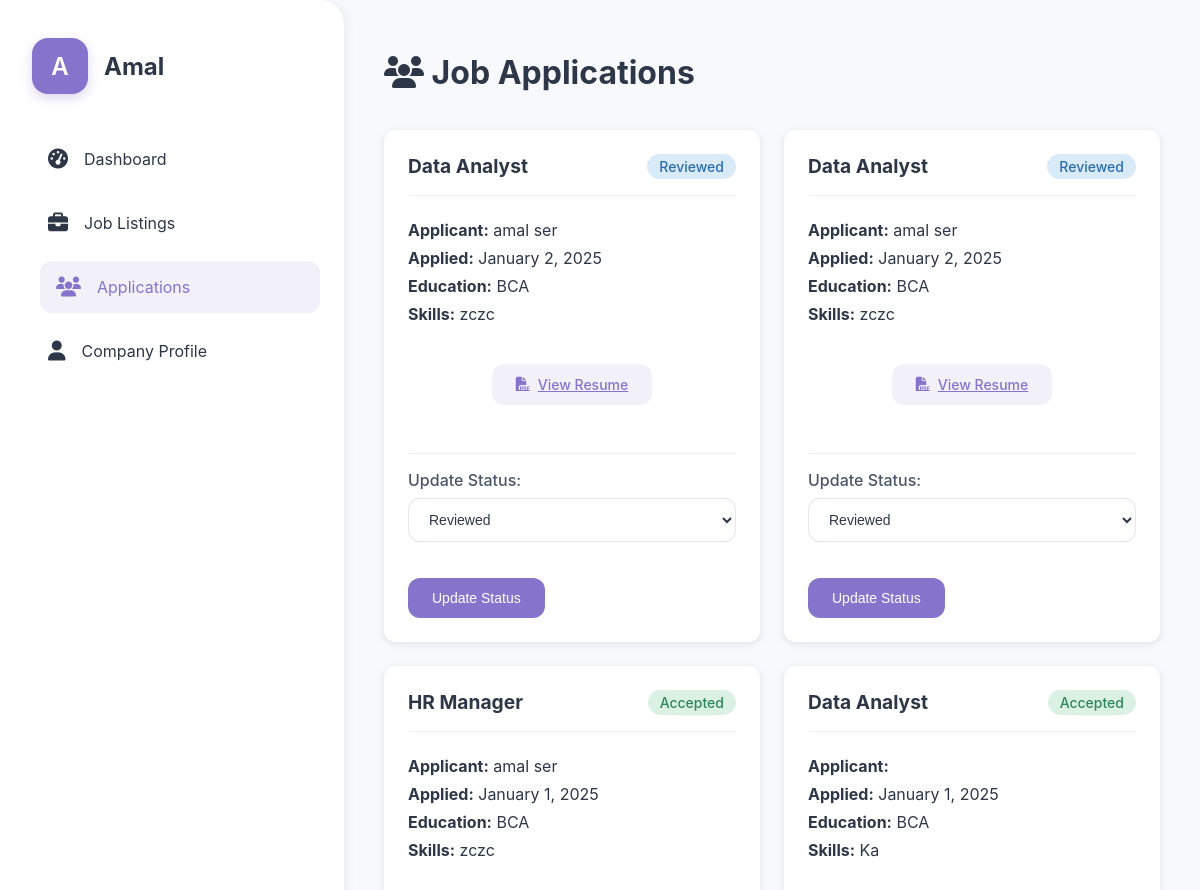
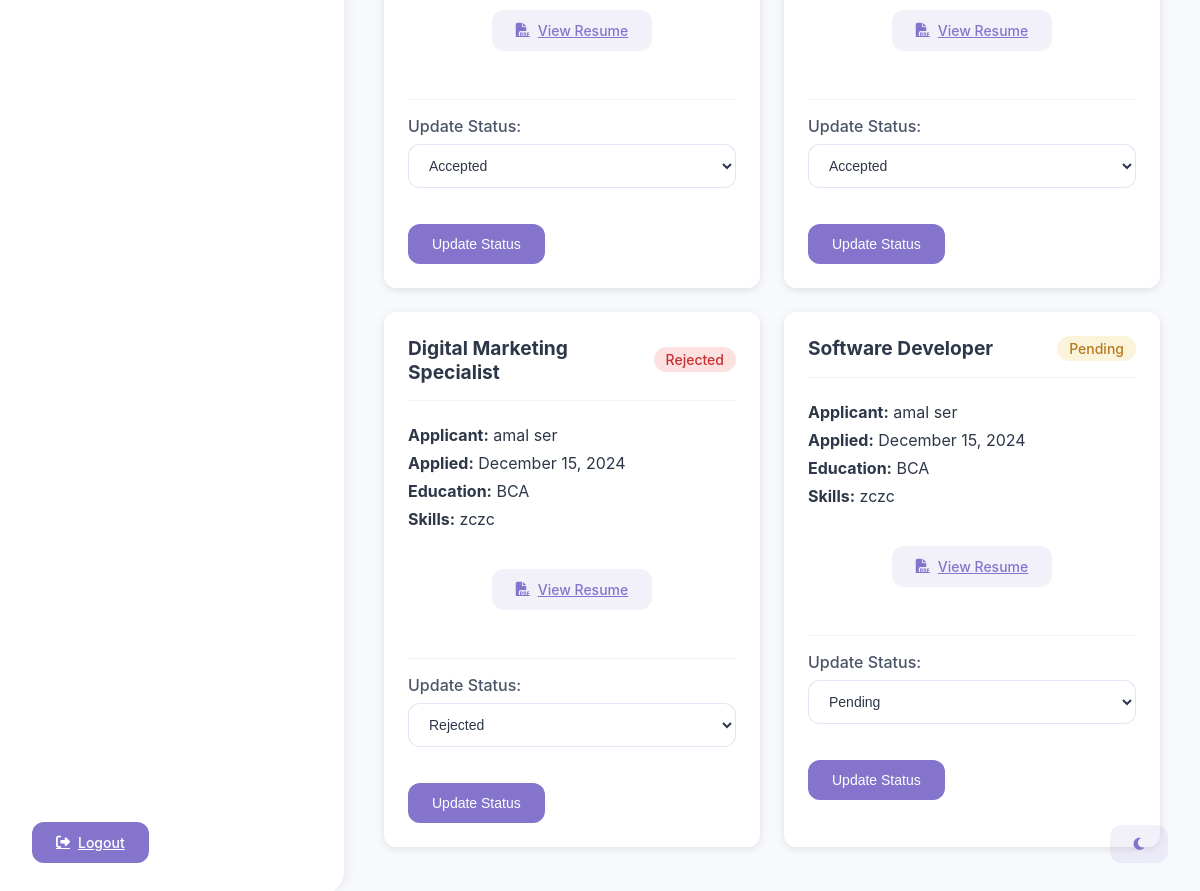
Screenshot of /company_dashboard.php?page=applications (signed in) with the database file from the repository (2 pictures, top to bottom).
### tables this page shows
CREATE TABLE `company_profiles` (
  `id` int(11) NOT NULL,
  `user_id` int(11) DEFAULT NULL,
  `company_name` varchar(100) NOT NULL,
  `description` text DEFAULT NULL,
  `website` varchar(255) DEFAULT NULL
);

CREATE TABLE `job_applications` (
  `id` int(11) NOT NULL,
  `job_id` int(11) DEFAULT NULL,
  `student_id` int(11) DEFAULT NULL,
  `application_date` timestamp NULL DEFAULT current_timestamp(),
  `status` enum('pending','reviewed','accepted','rejected') DEFAULT 'pending'
);

CREATE TABLE `job_listings` (
  `id` int(11) NOT NULL,
  `company_id` int(11) DEFAULT NULL,
  `title` varchar(100) NOT NULL,
  `description` text NOT NULL,
  `requirements` text DEFAULT NULL,
  `salary` varchar(50) DEFAULT NULL,
  `location` varchar(100) DEFAULT NULL,
  `job_type` enum('full-time','part-time','contract','internship') DEFAULT 'full-time',
  `image_path` varchar(255) DEFAULT NULL,
  `posted_at` timestamp NULL DEFAULT current_timestamp(),
  `status` enum('pending','approved','rejected') DEFAULT 'pending',
  `expiration_date` datetime DEFAULT (`posted_at` + interval 30 day)
);

CREATE TABLE `student_profiles` (
  `id` int(11) NOT NULL,
  `user_id` int(11) DEFAULT NULL,
  `full_name` varchar(100) NOT NULL,
  `date_of_birth` date DEFAULT NULL,
  `education` text DEFAULT NULL,
  `skills` text DEFAULT NULL,
  `resume_path` varchar(255) DEFAULT NULL
);

### pages/company/applications.php (the view, shortened to what this page needs)
<?php
$query = "SELECT
    ja.id as application_id,
    ja.status as application_status,
    ja.application_date,
    jl.title as job_title,
    sp.full_name as student_name,
    sp.resume_path,
    sp.education,
    sp.skills
    FROM job_applications ja
    JOIN job_listings jl ON ja.job_id = jl.id
    JOIN student_profiles sp ON ja.student_id = sp.id
    WHERE jl.company_id = $company_id
    ORDER BY ja.application_date DESC";
$result = mysqli_query($conn, $query);
?>
<div class="page-header">
    <h1><i class="fas fa-users"></i> Job Applications</h1>
</div>
<div class="applications-grid">
    <?php if (mysqli_num_rows($result) > 0): ?>
        <?php while ($application = mysqli_fetch_assoc($result)): ?>
            <div class="application-card">
                <div class="application-header">
                    <h3><?php echo htmlspecialchars($application['job_title']); ?></h3>
                    <span class="status-badge <?php echo $application['application_status']; ?>">
                        <?php echo ucfirst($application['application_status']); ?>
                    </span>
                </div>
                <div class="application-body">
                    <div class="applicant-info">
                        <p><strong>Applicant:</strong> <?php echo htmlspecialchars($application['student_name']); ?></p>
                        <p><strong>Applied:</strong> <?php echo date('F j, Y', strtotime($application['application_date'])); ?></p>
                        <p><strong>Education:</strong> <?php echo htmlspecialchars($application['education']); ?></p>
                        <p><strong>Skills:</strong> <?php echo htmlspecialchars($application['skills']); ?></p>
                    </div>
                    <?php if ($application['resume_path']): ?>
                        <div class="resume-section">
                            <a href="<?php echo htmlspecialchars($application['resume_path']); ?>"
                               class="btn btn-secondary" target="_blank">
                                <i class="fas fa-file-pdf"></i> View Resume
                            </a>
                        </div>
                    <?php endif; ?>
                    <form method="POST" class="status-update-form">
                        <div class="form-group">
                            <label for="status">Update Status:</label>
                            <select name="status" id="status" class="form-control">
                                <option value="pending" <?php echo $application['application_status'] === 'pending' ? 'selected' : ''; ?>>Pending</option>
                                <option value="reviewed" <?php echo $application['application_status'] === 'reviewed' ? 'selected' : ''; ?>>Reviewed</option>
                                <option value="accepted" <?php echo $application['application_status'] === 'accepted' ? 'selected' : ''; ?>>Accepted</option>
                                <option value="rejected" <?php echo $application['application_status'] === 'rejected' ? 'selected' : ''; ?>>Rejected</option>
                            </select>
                        </div>
                        <button type="submit" name="update_status" class="btn btn-primary">
                            Update Status
                        </button>
                    </form>
                </div>
            </div>
        <?php endwhile; ?>
    <?php endif; ?>
</div>

### company_dashboard.php (shortened to what this page needs)
<?php
require_once 'db_connect.php';
$user_id = (int)$_SESSION['user_id'];
$query = "SELECT * FROM company_profiles WHERE user_id = $user_id";
$result = mysqli_query($conn, $query);
$company = mysqli_fetch_assoc($result);
$company_id = (int)$company['id'];
$page = isset($_GET['page']) ? $_GET['page'] : 'dashboard';
?>
<!DOCTYPE html>
<html lang="en">
<head>
    <link rel="stylesheet" href="shared-styles.css">
    <link rel="stylesheet" href="https://cdnjs.cloudflare.com/ajax/libs/font-awesome/6.1.1/css/all.min.css">
</head>
<body>
    <div class="container">
        <aside class="sidebar">
            <div style="display: flex; align-items: center; margin-bottom: 2rem;">
                <div class="profile-icon"><?php echo substr($company['company_name'], 0, 1); ?></div>
                <h2><?php echo $company['company_name']; ?></h2>
            </div>
            <nav>
                <ul class="nav-list">
                    <li class="nav-item">
                        <a href="?page=dashboard" class="nav-link <?php echo $page === 'dashboard' ? 'active' : ''; ?>">
                            <i class="fas fa-tachometer-alt"></i> Dashboard
                        </a>
                    </li>
                    <li class="nav-item">
                        <a href="?page=jobs" class="nav-link <?php echo $page === 'jobs' ? 'active' : ''; ?>">
                            <i class="fas fa-briefcase"></i> Job Listings
                        </a>
                    </li>
                    <li class="nav-item">
                        <a href="?page=applications" class="nav-link <?php echo $page === 'applications' ? 'active' : ''; ?>">
                            <i class="fas fa-users"></i> Applications
                        </a>
                    </li>
                    <li class="nav-item">
                        <a href="?page=profile" class="nav-link <?php echo $page === 'profile' ? 'active' : ''; ?>">
                            <i class="fas fa-user"></i> Company Profile
                        </a>
                    </li>
                </ul>
            </nav>
            <div style="margin-top: auto;">
                <a href="logout.php" class="btn btn-primary btn-full">
                    <i class="fas fa-sign-out-alt"></i> Logout
                </a>
            </div>
        </aside>
        <button id="darkModeToggle" class="btn btn-secondary" style="position: fixed; bottom: 2rem; right: 2rem;">
        <i class="fas fa-moon"></i>
    </button>
        <main class="main-content">
            <?php
            $page_path = "pages/company/{$page}.php";
            if (file_exists($page_path)) {
                include $page_path;
            } else {
                echo '<div class="alert alert-danger">Page not found</div>';
            }
            ?>
        </main>
    </div>
</body>
</html>

### shared-styles.css (style rules this page uses)
:root { --primary-color: #8474cb; --primary-hover: #7264bb; --secondary-color: #4a5568; --background-light: #f8f9fc; --background-dark: #1a1c25; --text-light: #2d3748; --text-dark: #e2e8f0; --card-light: #ffffff; --card-dark: #242631; --accent-color: #ed64a6; --success-color: #48bb78; --warning-color: #ecc94b; --danger-color: #f56565; }
body { font-family: 'Inter', 'Segoe UI', sans-serif; margin: 0; padding: 0; transition: background-color 0.3s, color 0.3s; background-color: var(--background-light); color: var(--text-light); }
.container { display: flex; min-height: 100vh; }
.sidebar { width: 280px; background-color: var(--card-light); padding: 2rem; display: flex; flex-direction: column; transition: all 0.3s ease; box-shadow: 4px 0 10px rgba(0, 0, 0, 0.05); border-radius: 0 24px 24px 0; }
.profile-icon { width: 56px; height: 56px; background-color: var(--primary-color); border-radius: 16px; display: flex; align-items: center; justify-content: center; color: white; font-size: 24px; font-weight: 600; margin-right: 1rem; box-shadow: 0 4px 12px rgba(132, 116, 203, 0.3); }
.nav-list { list-style: none; padding: 0; margin: 0; }
.nav-item { margin-bottom: 0.75rem; }
.nav-link { display: flex; align-items: center; color: var(--text-light); text-decoration: none; font-size: 1rem; padding: 1rem; border-radius: 12px; transition: all 0.3s ease; }
.nav-link:hover, .nav-link.active { color: var(--primary-color); background-color: rgba(132, 116, 203, 0.1); transform: translateX(8px); }
.nav-link i { margin-right: 1rem; font-size: 1.25rem; }
.main-content { flex-grow: 1; padding: 2rem 2.5rem; overflow-y: auto; }
.status-badge { display: inline-flex; align-items: center; padding: 0.5rem 1rem; font-size: 0.875rem; font-weight: 500; border-radius: 8px; text-transform: capitalize; }
.btn { display: inline-flex; align-items: center; justify-content: center; padding: 0.75rem 1.5rem; font-size: 0.875rem; font-weight: 500; border-radius: 12px; transition: all 0.3s ease; border: none; cursor: pointer; gap: 0.5rem; }
.btn-primary { background-color: var(--primary-color); color: white; }
.btn-secondary { background-color: rgba(132, 116, 203, 0.1); color: var(--primary-color); }
input, select, textarea { width: 100%; padding: 0.75rem 1rem; border: 1px solid rgba(132, 116, 203, 0.2); border-radius: 12px; font-size: 0.875rem; transition: all 0.3s ease; background-color: var(--card-light); color: var(--text-light); margin-bottom: 1rem; box-sizing: border-box; }
.form-group { margin-bottom: 1.25rem; }
.form-group label { display: block; margin-bottom: 0.5rem; font-weight: 500; color: var(--secondary-color); }

### pages/company/applications.php (style rules this page uses)
.applications-grid { display: grid; grid-template-columns: repeat(auto-fit, minmax(300px, 1fr)); gap: 1.5rem; padding: 1rem 0; }
.application-card { background: var(--card-light); border-radius: 12px; padding: 1.5rem; box-shadow: 0 2px 8px rgba(0, 0, 0, 0.1); transition: background-color 0.3s; }
.application-header { display: flex; justify-content: space-between; align-items: center; margin-bottom: 1rem; padding-bottom: 1rem; border-bottom: 1px solid rgba(132, 116, 203, 0.1); }
.application-header h3 { margin: 0; font-size: 1.2rem; color: var(--text-light); }
.status-badge { padding: 0.25rem 0.75rem; border-radius: 999px; font-size: 0.875rem; font-weight: 500; }
.status-badge.pending { background: rgba(236, 201, 75, 0.2); color: #b7791f; }
.status-badge.reviewed { background: rgba(66, 153, 225, 0.2); color: #2b6cb0; }
.status-badge.accepted { background: rgba(72, 187, 120, 0.2); color: #2f855a; }
.status-badge.rejected { background: rgba(245, 101, 101, 0.2); color: #c53030; }
.application-body { display: flex; flex-direction: column; gap: 1rem; }
.applicant-info p { margin: 0.5rem 0; color: var(--text-light); }
.resume-section { display: flex; justify-content: center; margin: 1rem 0; }
.status-update-form { margin-top: 1rem; padding-top: 1rem; border-top: 1px solid rgba(132, 116, 203, 0.1); }

### rows the page displays
company_profiles: company_name "A", company_name "Amal"
job_applications: job.title "Data Analyst", status "Reviewed", student.full_name "amal ser", application_date "January 2, 2025", student.education "BCA", student.skills "zczc"
job_applications: job.title "Data Analyst", status "Reviewed", student.full_name "amal ser", application_date "January 2, 2025", student.education "BCA", student.skills "zczc"
job_applications: job.title "HR Manager", status "Accepted", student.full_name "amal ser", application_date "January 1, 2025", student.education "BCA", student.skills "zczc"
job_applications: job.title "Data Analyst", status "Accepted", application_date "January 1, 2025", student.education "BCA", student.skills "Ka"
job_applications: job.title "Digital Marketing Specialist", status "Rejected", student.full_name "amal ser", application_date "December 15, 2024", student.education "BCA", student.skills "zczc"
job_applications: job.title "Software Developer", status "Pending", student.full_name "amal ser", application_date "December 15, 2024", student.education "BCA", student.skills "zczc"
